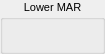
          <widget class="QGroupBox" name="groupBox_19">
           <property name="maximumSize">
            <size>
             <width>105</width>
             <height>16777215</height>
            </size>
           </property>
           <property name="font">
            <font>
             <pointsize>8</pointsize>
            </font>
           </property>
           <property name="title">
            <string>Lower MAR</string>
           </property>
           <property name="alignment">
            <set>Qt::AlignHCenter|Qt::AlignTop</set>
           </property>
           <widget class="KLed" name="lPrgRegBit5_4">
            <property name="geometry">
             <rect>
              <x>30</x>
              <y>25</y>
              <width>10</width>
              <height>20</height>
             </rect>
            </property>
            <property name="state">
             <enum>KLed::Off</enum>
            </property>
            <property name="shape">
             <enum>KLed::Rectangular</enum>
            </property>
            <property name="look">
             <enum>KLed::Flat</enum>
            </property>
            <property name="color">
             <color>
              <red>0</red>
              <green>255</green>
              <blue>0</blue>
             </color>
            </property>
           </widget>
           <widget class="KLed" name="lPrgRegBit2_4">
            <property name="geometry">
             <rect>
              <x>60</x>
              <y>25</y>
              <width>10</width>
              <height>20</height>
             </rect>
            </property>
            <property name="state">
             <enum>KLed::Off</enum>
            </property>
            <property name="shape">
             <enum>KLed::Rectangular</enum>
            </property>
            <property name="look">
             <enum>KLed::Flat</enum>
            </property>
            <property name="color">
             <color>
              <red>0</red>
              <green>255</green>
              <blue>0</blue>
             </color>
            </property>
           </widget>
           <widget class="KLed" name="lPrgRegReadLed_4">
            <property name="geometry">
             <rect>
              <x>90</x>
              <y>25</y>
              <width>10</width>
              <height>20</height>
             </rect>
            </property>
            <property name="state">
             <enum>KLed::Off</enum>
            </property>
            <property name="shape">
             <enum>KLed::Rectangular</enum>
            </property>
            <property name="look">
             <enum>KLed::Flat</enum>
            </property>
            <property name="color">
             <color>
              <red>255</red>
              <green>255</green>
              <blue>0</blue>
             </color>
            </property>
           </widget>
           <widget class="KLed" name="lPrgRegBit3_4">
            <property name="geometry">
             <rect>
              <x>50</x>
              <y>25</y>
              <width>10</width>
              <height>20</height>
             </rect>
            </property>
            <property name="state">
             <enum>KLed::Off</enum>
            </property>
            <property name="shape">
             <enum>KLed::Rectangular</enum>
            </property>
            <property name="look">
             <enum>KLed::Flat</enum>
            </property>
            <property name="color">
             <color>
              <red>0</red>
              <green>255</green>
              <blue>0</blue>
             </color>
            </property>
           </widget>
           <widget class="KLed" name="lPrgRegBit7_4">
            <property name="geometry">
             <rect>
              <x>10</x>
              <y>25</y>
              <width>10</width>
              <height>20</height>
             </rect>
            </property>
            <property name="state">
             <enum>KLed::Off</enum>
            </property>
            <property name="shape">
             <enum>KLed::Rectangular</enum>
            </property>
            <property name="look">
             <enum>KLed::Flat</enum>
            </property>
            <property name="color">
             <color>
              <red>0</red>
              <green>255</green>
              <blue>0</blue>
             </color>
            </property>
           </widget>
           <widget class="KLed" name="lPrgRegBit1_4">
            <property name="geometry">
             <rect>
              <x>70</x>
              <y>25</y>
              <width>10</width>
              <height>20</height>
             </rect>
            </property>
            <property name="state">
             <enum>KLed::Off</enum>
            </property>
            <property name="shape">
             <enum>KLed::Rectangular</enum>
            </property>
            <property name="look">
             <enum>KLed::Flat</enum>
            </property>
            <property name="color">
             <color>
              <red>0</red>
              <green>255</green>
              <blue>0</blue>
             </color>
            </property>
           </widget>
           <widget class="KLed" name="lPrgRegBit4_4">
            <property name="geometry">
             <rect>
              <x>40</x>
              <y>25</y>
              <width>10</width>
              <height>20</height>
             </rect>
            </property>
            <property name="state">
             <enum>KLed::Off</enum>
            </property>
            <property name="shape">
             <enum>KLed::Rectangular</enum>
            </property>
            <property name="look">
             <enum>KLed::Flat</enum>
            </property>
            <property name="color">
             <color>
              <red>0</red>
              <green>255</green>
              <blue>0</blue>
             </color>
            </property>
           </widget>
           <widget class="KLed" name="lPrgRegBit6_4">
            <property name="geometry">
             <rect>
              <x>20</x>
              <y>25</y>
              <width>10</width>
              <height>20</height>
             </rect>
            </property>
            <property name="state">
             <enum>KLed::Off</enum>
            </property>
            <property name="shape">
             <enum>KLed::Rectangular</enum>
            </property>
            <property name="look">
             <enum>KLed::Flat</enum>
            </property>
            <property name="color">
             <color>
              <red>0</red>
              <green>255</green>
              <blue>0</blue>
             </color>
            </property>
           </widget>
           <widget class="KLed" name="lPrgRegBit0_4">
            <property name="geometry">
             <rect>
              <x>80</x>
              <y>25</y>
              <width>10</width>
              <height>20</height>
             </rect>
            </property>
            <property name="state">
             <enum>KLed::Off</enum>
            </property>
            <property name="shape">
             <enum>KLed::Rectangular</enum>
            </property>
            <property name="look">
             <enum>KLed::Flat</enum>
            </property>
            <property name="color">
             <color>
              <red>0</red>
              <green>255</green>
              <blue>0</blue>
             </color>
            </property>
           </widget>
          </widget>
